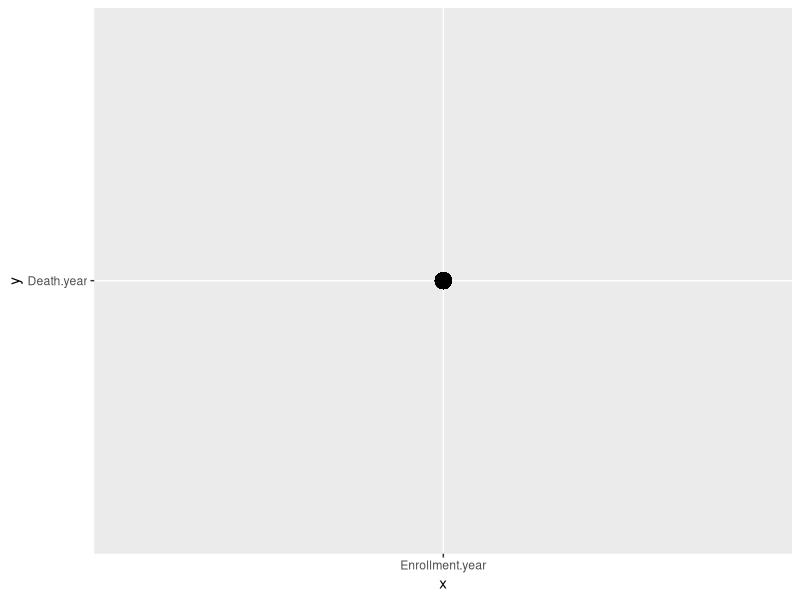
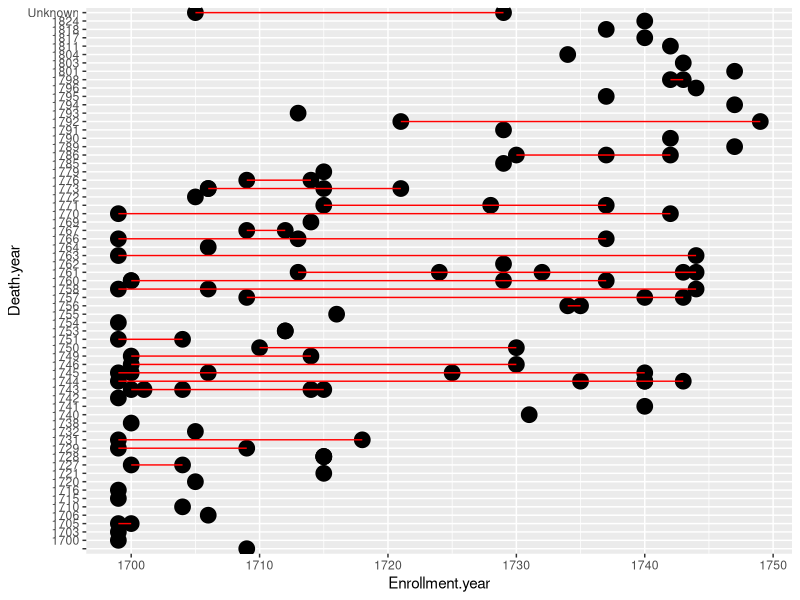
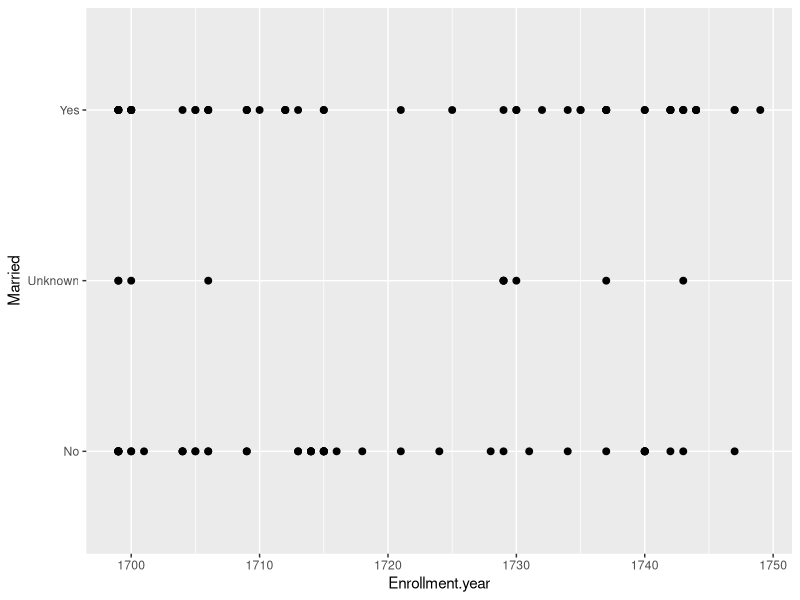
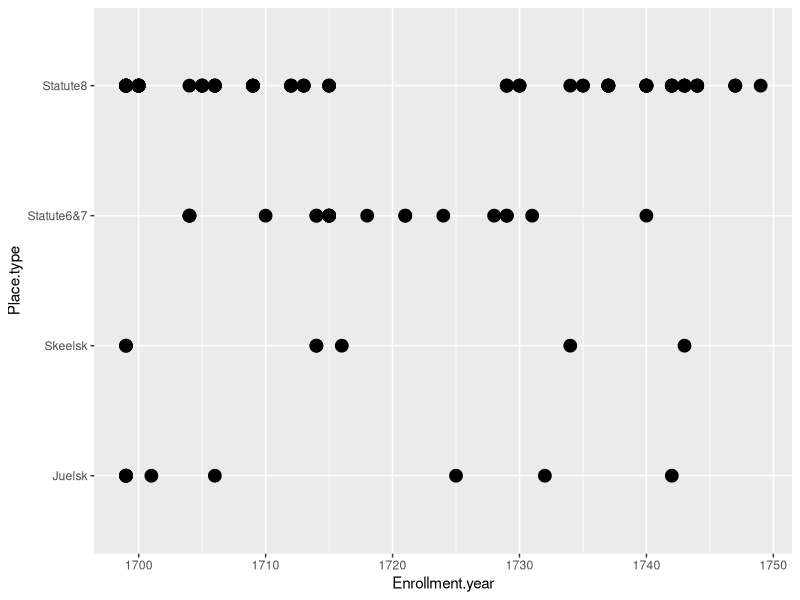
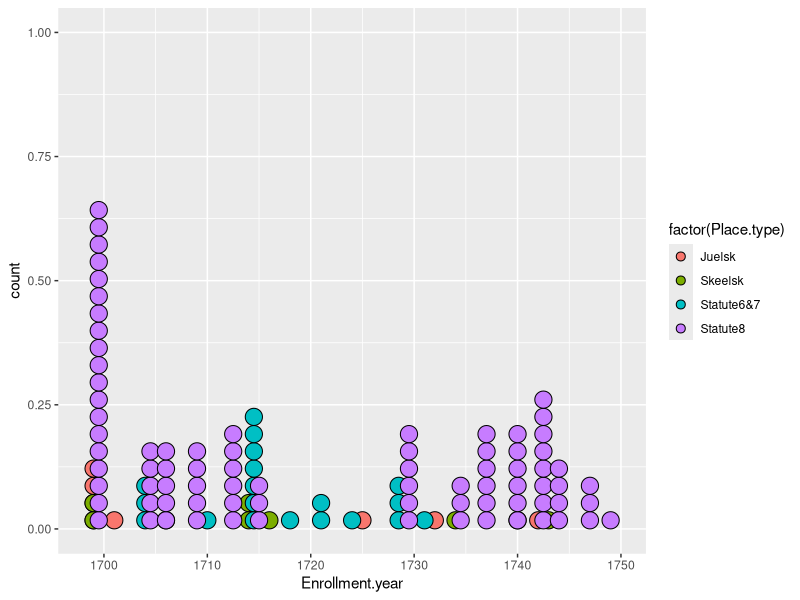
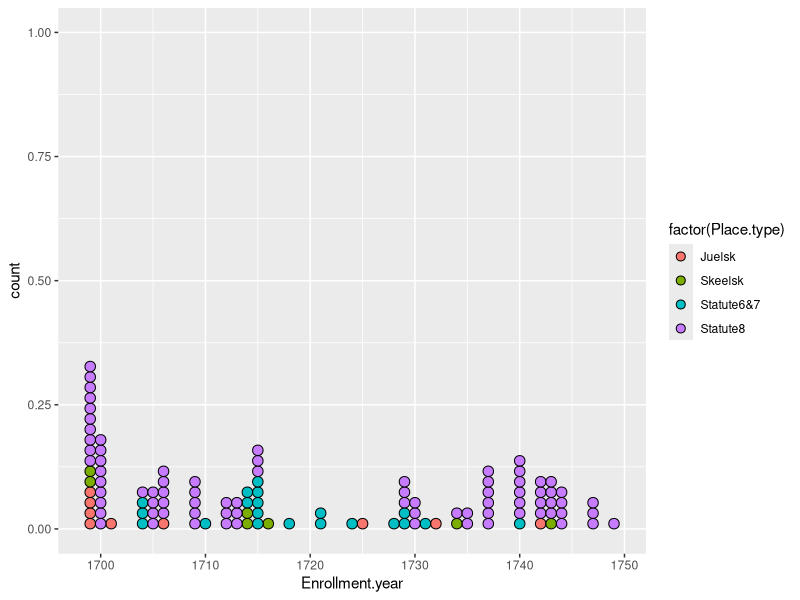
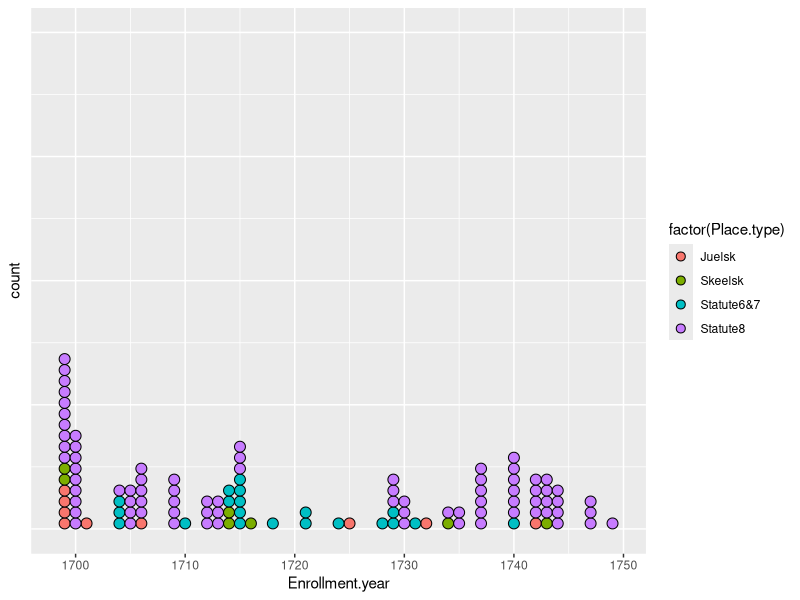
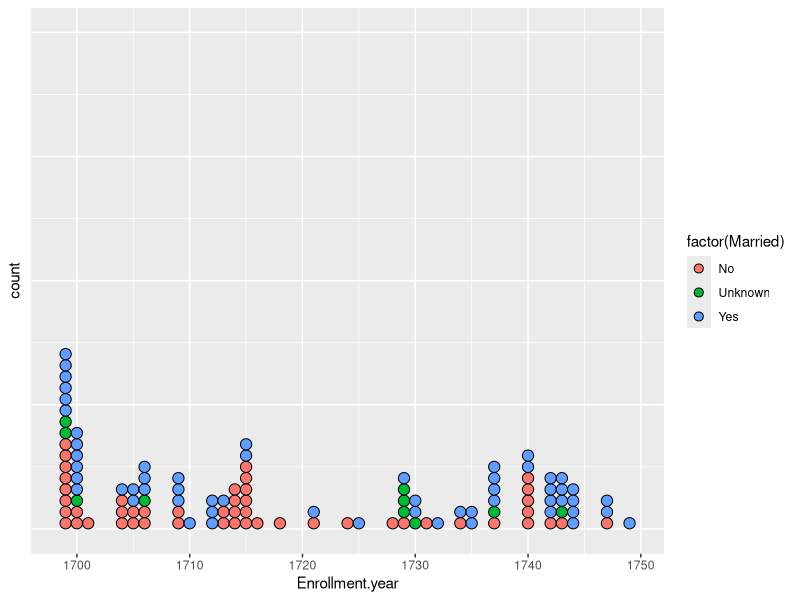

Reproduce these figures in R, in order. (Note: this script raises an error after producing the figures.)
#Starting my script i need a base to work with
dir.create("Ros_data")
install.packages("tidyverse")
library(tidyverse)
install.packages("here")
library(ggplot2)

read.csv("Ros_data/RosTableNoComments.csv", sep = ";")
RosTable <- read.csv("Ros_data/RosTableNoComments.csv", sep = ";")

ggplot(data = RosTable,
       mapping = aes(x="Enrollment.year", 
                     y = "Death.year"))+
  geom_point(size=5)+
  geom_line(color = "red")

ggplot(data = RosTable,
       mapping = aes(x = Enrollment.year, 
                     y = Death.year))+
  geom_point(size=5)+
  geom_line(color = "red")

ggplot(data = RosTable,
       mapping = aes(x = Enrollment.year, 
                     y = Married))+
  geom_point(size=2)

ggplot(data = RosTable,
       mapping = aes(x = Enrollment.year, 
                     y = Place.type))+
  geom_point(size=4)

#Conversion to dotplot for a more useful graph

ggplot(data = RosTable,
       mapping = aes(x = Enrollment.year, fill = factor(Place.type)))+
                     geom_dotplot(size=4)

#Now a more complicated one

ggplot(data = RosTable,
       mapping = aes(x = Enrollment.year, fill = factor(Place.type)))+
  geom_dotplot(stackgroups = TRUE, binwidth = 1, binpositions = "all")

#This one is good but it would be perfect if I can choose what the y-axis shows, ideally the actual numbers enrolled

ggplot(data = RosTable,
       mapping = aes(x = Enrollment.year, fill = factor(Place.type)))+
  geom_dotplot(stackgroups = TRUE, binwidth = 1, binpositions = "all")+
  theme(axis.text.y = element_blank(), axis.ticks.y = element_blank())


?ggplot

#Going to try something similar but with whether or not the different types were married
#This is a overall overview of enrollment-years and eventual marriage status

ggplot(data = RosTable, mapping = aes(x = Enrollment.year, fill = factor(Married)))+
  geom_dotplot(stackgroups = TRUE, binwidth = 1, binpositions = "all")+
  theme(axis.text.y = element_blank(), axis.ticks.y = element_blank())

#Now we create the same but with the types separated 

ggplot(data = RosTable, mapping = aes(x = Enrollment.year, fill = factor(Married)))+
  geom_dotplot(stackgroups = TRUE, binwidth = 1, binpositions = "all") +
  theme(axis.text.y = element_blank(), axis.ticks.y = element_blank())+
  facet_wrap(~Place.type)

#aes(shape=Place.type), this would be good for shapes instead of separation, but it is not compatible with dotplot

#Lets create one without time as an element, comparing totals

ggplot(data = RosTable, mapping = aes(x = Place.type, fill = factor(Married)))+
  geom_dotplot(stackgroups = TRUE, binwidth = 0.03, binpositions = "all")+
  theme(axis.text.y = element_blank(), axis.ticks.y = element_blank())

#Calculating the "levealder" (age at death), and more
RosTable %>% 
  mutate(Birthyear = as.numeric(Birthyear)) %>% 
  mutate(Death.year = as.numeric(Death.year)) %>% 
  mutate(Marriage.year = as.numeric(Marriage.year)) %>% 
  mutate(Enrollment.year = as.numeric(Enrollment.year)) %>%
  mutate(AgeAtEnrollment = Enrollment.year-Birthyear) %>% 
  mutate(AgeAtMarriage = Marriage.year-Birthyear) %>% 
  mutate(YearsEnrolledUntilMarriage = Marriage.year-Enrollment.year) %>% 
  mutate(AgeAtDeath = Death.year-Birthyear) -> RosTableAge

#Let's save the table just in case - when the Rstu/Rosda/ is not typed before the requested 
# name ("RostableAge.csv" is the name chosen), it will save in the repository, "Home" 

write_csv(RosTableAge, "RosKlosterRFiles/Ros_data/RosTableAge.csv")

#New plots and graphs making use of the improved table

ggplot(data = RosTableAge, mapping = aes(x = Marriage.year, y = factor(AgeAtMarriage), fill = factor(Place.type)))+
  geom_dotplot(stackgroups = TRUE, binwidth = 1, binpositions = "all")
#Does not seem to work, y axis not in use, just a consequence of dotplot i guess - I will try with other types

ggplot(data = RosTableAge, 
       mapping = aes(x = Marriage.year,
                     y = AgeAtMarriage, shape = factor(Place.type), stackgroups = TRUE))+
  geom_point(aes(color = factor(Place.type), size=5))
  
#Again but different test

ggplot(data = RosTableAge, 
       mapping = aes(x = Marriage.year,
                     y = AgeAtMarriage, stackgroups = TRUE))+
  geom_point(aes(color = factor(Place.type), shape = factor(Place.type), size=5))

#I like it but we can do better, particularly making the points not block eachother out

ggplot(data = RosTableAge, 
       mapping = aes(x = Marriage.year,
                     y = AgeAtMarriage, stackgroups = TRUE))+
  geom_point(aes(color = factor(Place.type), shape = factor(Place.type), alpha = 0.9, size=5))

#The next step will be changing the shapes, as the Statute 8 shape is too thin / not clearly visible

ggplot(data = RosTableAge, 
       mapping = aes(x = Marriage.year,
                     y = AgeAtMarriage, stackgroups = TRUE))+
  geom_point(aes(color = factor(Place.type), shape = factor(Place.type), alpha = 0.9, size = 1))+
  scale_shape_manual(values = c("\u2605", "\u26CA", "\u25A0", "\u25B2"))+
  scale_color_manual(values = c('#3D56E1', '#DD1313', '#14BE5C', '#A03DE1'))+
  scale_size_manual(values = c(1000,1000,1000,1000))+
  theme(legend.position = "right")

#Getting different errors when using custom stuff, so lets go boring

ggplot(data = RosTableAge, 
       mapping = aes(x = Marriage.year,
                     y = AgeAtMarriage, stackgroups = TRUE))+
  geom_point(alpha = 0.7, size = 10, aes(color = factor(Place.type), shape = factor(Place.type)))+
  scale_shape_manual(values = c(17, 17, 15, 19))+
  scale_color_manual(values = c('#3D56E1', '#DD1313', '#14BE5C', '#A03DE1'))

#This works and the colors are how I want them, though symbols do not work 
#also note that alpha channel and size now work

#New day back to it - to warm up, lets create a graph showing years enrolled before marriage, later we will figure out how to show the married 
#jomfruer with unknown marriage years
#YearsEnrolledAtMarriage graph

ggplot(data = RosTableAge, 
       mapping = aes(x = Marriage.year,
                     y = YearsEnrolledAtMarriage, stackgroups = TRUE))+
  geom_point(alpha = 0.7, size = 10, aes(color = factor(Place.type), shape = factor(Place.type)))+
  scale_shape_manual(values = c(17, 17, 15, 19))+
  scale_color_manual(values = c('#3D56E1', '#DD1313', '#14BE5C', '#A03DE1'))

#variation

ggplot(data = RosTableAge, 
       mapping = aes(x = Enrollment.year,
                     y = YearsEnrolledAtMarriage, stackgroups = TRUE))+
  geom_point(alpha = 0.7, size = 10, aes(color = factor(Place.type), shape = factor(Place.type)))+
  scale_shape_manual(values = c(17, 17, 15, 19))+
  scale_color_manual(values = c('#3D56E1', '#DD1313', '#14BE5C', '#A03DE1'))

#Plot of age at death

ggplot(data = RosTableAge, 
       mapping = aes(x = Enrollment.year,
                     y = AgeAtDeath, stackgroups = TRUE))+
  geom_point(alpha = 0.7, size = 10, aes(color = factor(Married), shape = factor(Place.type)))+
  scale_shape_manual(values = c(18, 17, 15, 19))+
  scale_color_manual(values = c('#3D56E1', '#DD1313', '#14BE5C'))

#Lets clean up the levealder-plot 

ggplot(data = RosTableAge, 
       mapping = aes(x = Enrollment.year,
                     y = AgeAtDeath, stackgroups = TRUE))+
  geom_point(alpha = 0.7, size = 10, aes(color = factor(Married), shape = factor(Married)))+
  scale_shape_manual(values = c(17, 15, 19))+
  scale_color_manual(values = c('#3D56E1', '#DD1313', '#14BE5C'))

#same one but with jitter

ggplot(data = RosTableAge, 
       mapping = aes(x = Enrollment.year,
                     y = AgeAtDeath, stackgroups = TRUE))+
  geom_point(position=position_jitter(h=0.1, w=0.1), alpha = 0.7, size = 10, aes(color = factor(Married), shape = factor(Married)))+
  scale_shape_manual(values = c(17, 15, 19))+
  scale_color_manual(values = c('#3D56E1', '#DD1313', '#14BE5C'))

#Rethinking the levealder-plot
#nr1 rethinking - dotplot

ggplot(data = RosTableAge,
       mapping = aes(x = AgeAtDeath, fill = factor(Married)))+
  geom_dotplot(stackgroups = TRUE, binwidth = 1, binpositions = "all")+
  theme(axis.text.y = element_blank(), axis.ticks.y = element_blank())

#nr2 rethinking - dotplot place.types instead of marriage

ggplot(data = RosTableAge,
       mapping = aes(x = AgeAtDeath, fill = factor(Place.type), ))+
  geom_dotplot(stackgroups = TRUE, binwidth = 1, binpositions = "all")+
  theme(axis.text.y = element_blank(), axis.ticks.y = element_blank())

#nr3 rethinking - dotplot Enrollmentyear and if ever married

ggplot(data = RosTableAge,
       mapping = aes(x = Enrollment.year, fill = factor(Married)))+
  geom_dotplot(stackgroups = TRUE, binwidth = 1, binpositions = "all")+
  theme(axis.text.y = element_blank(), axis.ticks.y = element_blank())

#nr4 rethinking - dotplot AgeAtDeath, Marriage and Place.type in one

ggplot(data = RosTableAge,
       mapping = aes(x = AgeAtDeath, fill = factor(Married)))+
  geom_dotplot(stackgroups = TRUE, binwidth = 1, binpositions = "all")+
  theme(axis.text.y = element_blank(), axis.ticks.y = element_blank())+
  facet_wrap(~Place.type)

#nr5 rethinking - dotplot AgeAtDeath in relation to Enrollment year, showing only place type as factor

ggplot(data = RosTableAge, 
       mapping = aes(x = Enrollment.year,
                     y = AgeAtDeath))+
  geom_point(position = position_jitter(h=0.2, w=0.2), alpha = 0.7, size = 10, aes(color = factor(Place.type), shape = factor(Place.type)))+
  scale_shape_manual(values = c(17, 17, 15, 19))+
  scale_color_manual(values = c('#3D56E1', '#DD1313', '#14BE5C', '#A03DE1'))+
  geom_smooth()

#nr5 rethinking - dotplot AgeAtDeath in relation to birthyear

ggplot(data = RosTableAge, 
       mapping = aes(x = Birthyear,
                     y = AgeAtDeath))+
  geom_point(position = position_jitter(h=0.2, w=0.2), alpha = 0.7, size = 10, aes(color = factor(Place.type), shape = factor(Place.type)))+
  scale_shape_manual(values = c(17, 17, 15, 19))+
  scale_color_manual(values = c('#3D56E1', '#DD1313', '#14BE5C', '#A03DE1'))+
  geom_smooth()+
  facet_wrap(~Place.type)

#messing about, experimenting

ggplot(data = RosTableAge,
       mapping = aes(x = Place.type))+
  geom_dotplot(stackgroups = TRUE, binwidth = 1, binpositions = "all")

#...

RosTableAgeObject <- ggplot(RosTableAge, aes(Place.type))

RosTableAgeObject + geom_bar()

RTAObjectMarriedStatus <- ggplot(RosTableAge, aes(Married))

RTAObjectMarriedStatus + geom_bar()

ggplot(RosTableAge, aes(x = Enrollment.year, y = AgeAtDeath))+
  geom_line()

#curvy line
ggplot(RosTableAge, aes(x = Enrollment.year, y = AgeAtDeath))+
  geom_point()+
  geom_smooth()
#straight line
ggplot(RosTableAge, aes(x = Enrollment.year, y = AgeAtDeath))+
  geom_point()+
  geom_smooth(method = "lm")

#Research and possible tests of different graph/plots in ggplot2 
#base detailed plot of enrollment age across the years
ggplot(data = RosTableAge, 
       mapping = aes(x = Enrollment.year,
                     y = AgeAtEnrollment))+
  geom_point(position=position_jitter(h=0.2, w=0.2), alpha = 0.7, size = 10, aes(color = factor(Place.type), shape = factor(Place.type)))+
  scale_shape_manual(values = c(17, 17, 15, 19))+
  scale_color_manual(values = c('#3D56E1', '#DD1313', '#14BE5C', '#A03DE1'))

#histogram visualization

ggplot(RosTableAge, aes(AgeAtEnrollment))+
  geom_histogram()+
  theme(axis.text.y = element_blank(), axis.ticks.y = element_blank())

ggplot(RosTableAge, aes(AgeAtEnrollment))+
  geom_bar()+
  scale_x_binned()

#Enrollment age and place type totals
ggplot(RosTableAge, aes(AgeAtEnrollment, fill = Place.type))+
  geom_histogram()

ggplot(RosTableAge, aes(Enrollment.year, after_stat(density), color = Place.type))+
  geom_freqpoly()

#Smooth/Lines attempt, put method = "lm" into the () to get straight line

ggplot(data = RosTableAge, 
       mapping = aes(x = Enrollment.year,
                     y = AgeAtEnrollment))+
  geom_point(position=position_jitter(h=0.2, w=0.2), alpha = 0.7, size = 10, aes(color = factor(Place.type), shape = factor(Place.type)))+
  scale_shape_manual(values = c(17, 17, 15, 19))+
  scale_color_manual(values = c('#3D56E1', '#DD1313', '#14BE5C', '#A03DE1'))+
  geom_smooth()

#separated

ggplot(data = RosTableAge, 
       mapping = aes(x = Enrollment.year,
                     y = AgeAtEnrollment))+
  geom_point(position=position_jitter(h=0.2, w=0.2), alpha = 0.7, size = 10, aes(color = factor(Place.type), shape = factor(Place.type)))+
  scale_shape_manual(values = c(17, 17, 15, 19))+
  scale_color_manual(values = c('#3D56E1', '#DD1313', '#14BE5C', '#A03DE1'))+
  geom_smooth(method = "lm")+
  facet_wrap(~Place.type)

#When reopening script

library(tidyverse)
library(ggplot2)

#New themes relating to age:

ggplot(data = RosTableAge,
       mapping = aes(x = Birthyear, fill = factor(Place.type), ))+
  geom_dotplot(stackgroups = TRUE, binwidth = 1, binpositions = "all")+
  theme(axis.text.y = element_blank(), axis.ticks.y = element_blank())

ggplot(data = RosTableAge,
       mapping = aes(x = AgeAtDeath, fill = factor(Married), ))+
  geom_dotplot(stackgroups = TRUE, binwidth = 1, binpositions = "all")+
  theme(axis.text.y = element_blank(), axis.ticks.y = element_blank())

ggplot(data = RosTableAge,
       mapping = aes(x = AgeAtEnrollment, fill = factor(Place.type), ))+
  geom_dotplot(stackgroups = TRUE, binwidth = 1, binpositions = "all")+
  theme(axis.text.y = element_blank(), axis.ticks.y = element_blank())

ggplot(data = RosTableAge, 
       mapping = aes(x = Marriage.year,
                     y = AgeAtMarriage, stackgroups = TRUE))+
  geom_point(alpha = 0.7, size = 10, aes(color = factor(Place.type), shape = factor(Place.type)))+
  scale_shape_manual(values = c(17, 17, 15, 19))+
  scale_color_manual(values = c('#3D56E1', '#DD1313', '#14BE5C', '#A03DE1'))+
  geom_smooth()

#Figure 14 - Age at marriage and birth year

ggplot(data = RosTableAge, 
       mapping = aes(x = Birthyear,
                     y = AgeAtMarriage, stackgroups = TRUE))+
  geom_point(alpha = 0.7, size = 10, aes(color = factor(Place.type), shape = factor(Place.type)))+
  scale_shape_manual(values = c(17, 17, 15, 19))+
  scale_color_manual(values = c('#3D56E1', '#DD1313', '#14BE5C', '#A03DE1'))+
  geom_smooth()

#Figure 15 - Enrollment age, enrollment year, and place type

ggplot(data = RosTableAge, 
       mapping = aes(x = Enrollment.year,
                     y = AgeAtEnrollment, stackgroups = TRUE))+
  geom_point(alpha = 0.7, size = 10, aes(color = factor(Place.type), shape = factor(Place.type)))+
  scale_shape_manual(values = c(17, 17, 15, 19))+
  scale_color_manual(values = c('#3D56E1', '#DD1313', '#14BE5C', '#A03DE1'))+
  geom_smooth()
